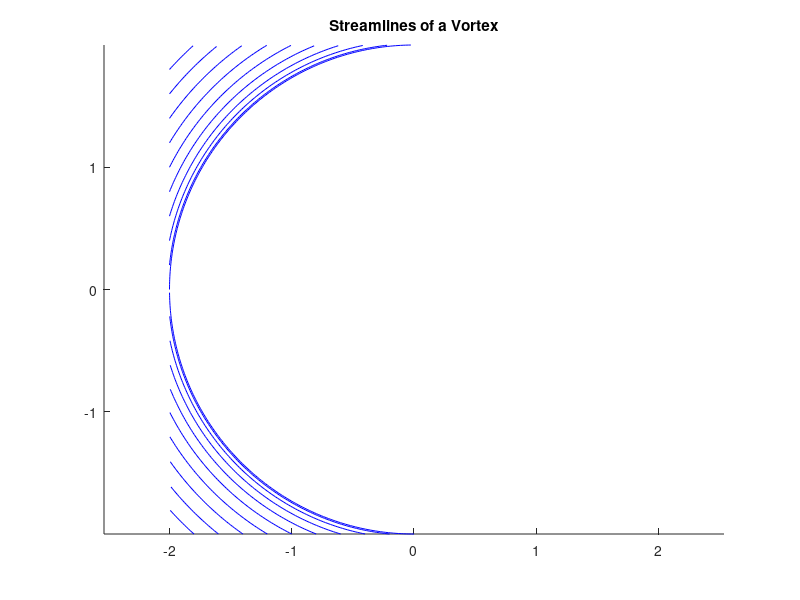
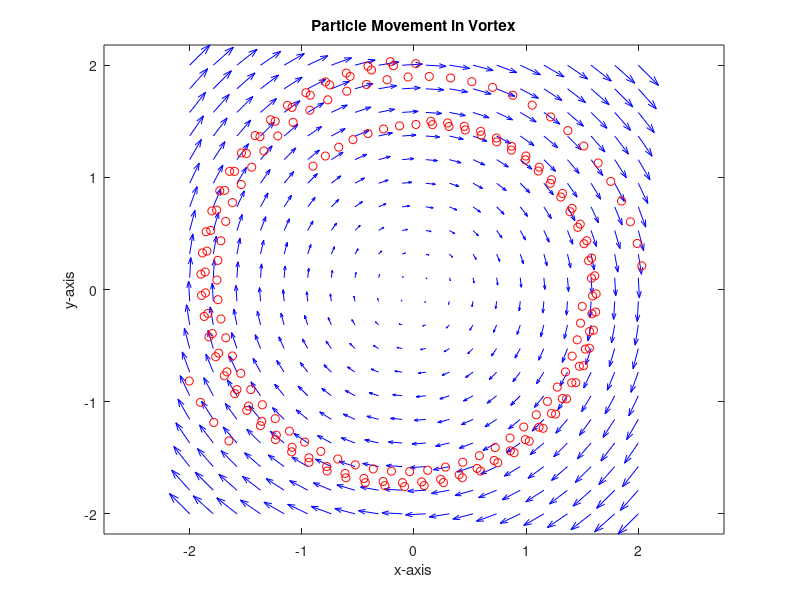

These charts were generated, in order, by the following MATLAB code:
% Given code for vector field
[x, y] = meshgrid(linspace(-2, 2, 20), linspace(-2, 2, 20));
u = y;
v = -x;

% 1. Streamlines Visualization
figure;
startx = -2:0.2:2;
starty = -2*ones(size(startx));
streamline(x, y, u, v, startx, starty);
hold on;
streamline(x, y, u, v, starty, startx);  % Perpendicular streamlines
axis equal;
title('Streamlines of a Vortex');

% 2. Dynamic Simulation
figure;
quiver(x, y, u, v, 'b');
axis equal;
hold on;
title('Particle Movement in Vortex');
xlabel('x-axis');
ylabel('y-axis');

% Define initial particle positions
particles = [-1.5, -1.5;
             0, 1.5;
             1.5, 0;
             -1, 1];

num_steps = 100;
dt = 0.1;

for step = 1:num_steps
    for p = 1:size(particles, 1)
        % Update particle positions based on the vector field
        px = particles(p, 1);
        py = particles(p, 2);

        % Find velocities from the vector field
        u_interp = interp2(x, y, u, px, py, 'cubic');
        v_interp = interp2(x, y, v, px, py, 'cubic');

        % Update particle positions
        particles(p, 1) = px + u_interp * dt;
        particles(p, 2) = py + v_interp * dt;
    end

    % Plot updated particle positions
    plot(particles(:, 1), particles(:, 2), 'ro');
    pause(0.05);
end

% 3. Custom Color Maps
% We'll use the jet colormap as it's widely recognized.
% However, other colormaps like 'hot', 'cool', 'parula' can be explored.

% 4. "Interactivity"
% The above dynamic simulation already showcases particles being advected by the vortex.

